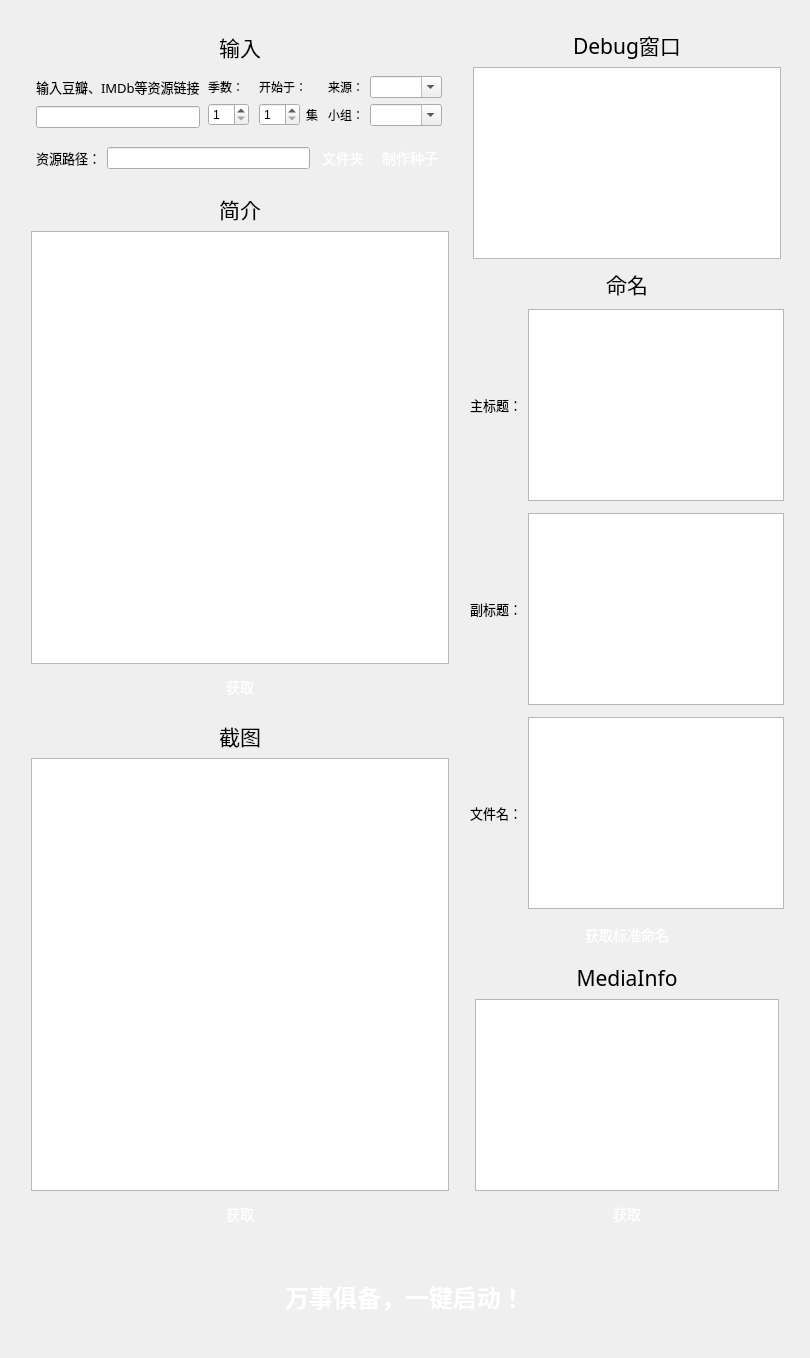
    <widget class="QWidget" name="tab_2">
     <attribute name="title">
      <string>剧集</string>
     </attribute>
     <layout class="QVBoxLayout" name="verticalLayout_41">
      <item>
       <layout class="QVBoxLayout" name="verticalLayout_31">
        <property name="leftMargin">
         <number>5</number>
        </property>
        <property name="topMargin">
         <number>5</number>
        </property>
        <property name="rightMargin">
         <number>5</number>
        </property>
        <property name="bottomMargin">
         <number>5</number>
        </property>
        <item>
         <layout class="QHBoxLayout" name="horizontalLayout_30">
          <property name="leftMargin">
           <number>5</number>
          </property>
          <property name="topMargin">
           <number>5</number>
          </property>
          <property name="rightMargin">
           <number>5</number>
          </property>
          <property name="bottomMargin">
           <number>5</number>
          </property>
          <item>
           <layout class="QVBoxLayout" name="verticalLayout_32">
            <property name="leftMargin">
             <number>5</number>
            </property>
            <property name="topMargin">
             <number>5</number>
            </property>
            <property name="rightMargin">
             <number>5</number>
            </property>
            <property name="bottomMargin">
             <number>5</number>
            </property>
            <item>
             <layout class="QVBoxLayout" name="verticalLayout_33" stretch="0,0,0">
              <property name="leftMargin">
               <number>5</number>
              </property>
              <property name="topMargin">
               <number>5</number>
              </property>
              <property name="rightMargin">
               <number>5</number>
              </property>
              <property name="bottomMargin">
               <number>5</number>
              </property>
              <item>
               <widget class="QLabel" name="label_45">
                <property name="font">
                 <font>
                  <family>微软雅黑</family>
                  <pointsize>16</pointsize>
                 </font>
                </property>
                <property name="text">
                 <string>输入</string>
                </property>
                <property name="alignment">
                 <set>Qt::AlignCenter</set>
                </property>
               </widget>
              </item>
              <item>
               <layout class="QHBoxLayout" name="horizontalLayout_31">
                <property name="leftMargin">
                 <number>5</number>
                </property>
                <property name="topMargin">
                 <number>5</number>
                </property>
                <property name="rightMargin">
                 <number>5</number>
                </property>
                <property name="bottomMargin">
                 <number>5</number>
                </property>
                <item>
                 <layout class="QVBoxLayout" name="verticalLayout_24">
                  <item>
                   <layout class="QVBoxLayout" name="verticalLayout_11">
                    <item>
                     <layout class="QVBoxLayout" name="verticalLayout_34">
                      <property name="leftMargin">
                       <number>0</number>
                      </property>
                      <property name="topMargin">
                       <number>0</number>
                      </property>
                      <property name="rightMargin">
                       <number>0</number>
                      </property>
                      <property name="bottomMargin">
                       <number>0</number>
                      </property>
                      <item>
                       <widget class="QLabel" name="label_46">
                        <property name="font">
                         <font>
                          <family>微软雅黑</family>
                          <pointsize>10</pointsize>
                         </font>
                        </property>
                        <property name="text">
                         <string>输入豆瓣、IMDb等资源链接</string>
                        </property>
                       </widget>
                      </item>
                     </layout>
                    </item>
                    <item>
                     <widget class="QLineEdit" name="ptGenUrlTV">
                      <property name="text">
                       <string/>
                      </property>
                      <property name="clearButtonEnabled">
                       <bool>true</bool>
                      </property>
                     </widget>
                    </item>
                   </layout>
                  </item>
                 </layout>
                </item>
                <item>
                 <layout class="QVBoxLayout" name="verticalLayout_42">
                  <property name="leftMargin">
                   <number>2</number>
                  </property>
                  <property name="topMargin">
                   <number>2</number>
                  </property>
                  <property name="rightMargin">
                   <number>2</number>
                  </property>
                  <property name="bottomMargin">
                   <number>2</number>
                  </property>
                  <item>
                   <layout class="QHBoxLayout" name="horizontalLayout_39">
                    <item>
                     <widget class="QLabel" name="label_58">
                      <property name="font">
                       <font>
                        <family>微软雅黑</family>
                        <pointsize>9</pointsize>
                       </font>
                      </property>
                      <property name="text">
                       <string>季数：</string>
                      </property>
                     </widget>
                    </item>
                   </layout>
                  </item>
                  <item>
                   <layout class="QHBoxLayout" name="horizontalLayout_40">
                    <item>
                     <widget class="QSpinBox" name="seasonBoxTV">
                      <property name="minimum">
                       <number>1</number>
                      </property>
                     </widget>
                    </item>
                   </layout>
                  </item>
                 </layout>
                </item>
                <item>
                 <layout class="QVBoxLayout" name="verticalLayout_44">
                  <property name="leftMargin">
                   <number>2</number>
                  </property>
                  <property name="topMargin">
                   <number>2</number>
                  </property>
                  <property name="rightMargin">
                   <number>2</number>
                  </property>
                  <property name="bottomMargin">
                   <number>2</number>
                  </property>
                  <item>
                   <layout class="QHBoxLayout" name="horizontalLayout_43">
                    <item>
                     <widget class="QLabel" name="label_60">
                      <property name="font">
                       <font>
                        <family>微软雅黑</family>
                        <pointsize>9</pointsize>
                       </font>
                      </property>
                      <property name="text">
                       <string>开始于：</string>
                      </property>
                     </widget>
                    </item>
                   </layout>
                  </item>
                  <item>
                   <layout class="QHBoxLayout" name="horizontalLayout_44">
                    <item>
                     <widget class="QSpinBox" name="episodeStartBoxTV">
                      <property name="minimum">
                       <number>1</number>
                      </property>
                     </widget>
                    </item>
                    <item>
                     <widget class="QLabel" name="label_61">
                      <property name="font">
                       <font>
                        <family>微软雅黑</family>
                        <pointsize>9</pointsize>
                       </font>
                      </property>
                      <property name="text">
                       <string>集</string>
                      </property>
                     </widget>
                    </item>
                   </layout>
                  </item>
                 </layout>
                </item>
                <item>
                 <layout class="QVBoxLayout" name="verticalLayout_35">
                  <property name="leftMargin">
                   <number>2</number>
                  </property>
                  <property name="topMargin">
                   <number>2</number>
                  </property>
                  <property name="rightMargin">
                   <number>2</number>
                  </property>
                  <property name="bottomMargin">
                   <number>2</number>
                  </property>
                  <item>
                   <layout class="QHBoxLayout" name="horizontalLayout_32">
                    <item>
                     <widget class="QLabel" name="label_47">
                      <property name="font">
                       <font>
                        <family>微软雅黑</family>
                        <pointsize>9</pointsize>
                       </font>
                      </property>
                      <property name="text">
                       <string>来源：</string>
                      </property>
                     </widget>
                    </item>
                    <item>
                     <widget class="QComboBox" name="sourceTV">
                      <property name="editable">
                       <bool>true</bool>
                      </property>
                     </widget>
                    </item>
                   </layout>
                  </item>
                  <item>
                   <layout class="QHBoxLayout" name="horizontalLayout_33">
                    <item>
                     <widget class="QLabel" name="label_48">
                      <property name="font">
                       <font>
                        <family>微软雅黑</family>
                        <pointsize>9</pointsize>
                       </font>
                      </property>
                      <property name="text">
                       <string>小组：</string>
                      </property>
                     </widget>
                    </item>
                    <item>
                     <widget class="QComboBox" name="teamTV">
                      <property name="editable">
                       <bool>true</bool>
                      </property>
                     </widget>
                    </item>
                   </layout>
                  </item>
                 </layout>
                </item>
               </layout>
              </item>
              <item>
               <layout class="QHBoxLayout" name="horizontalLayout_34">
                <property name="leftMargin">
                 <number>5</number>
                </property>
                <property name="topMargin">
                 <number>5</number>
                </property>
                <property name="rightMargin">
                 <number>5</number>
                </property>
                <property name="bottomMargin">
                 <number>5</number>
                </property>
                <item>
                 <widget class="QLabel" name="label_49">
                  <property name="font">
                   <font>
                    <family>微软雅黑</family>
                    <pointsize>10</pointsize>
                   </font>
                  </property>
                  <property name="text">
                   <string>资源路径：</string>
                  </property>
                 </widget>
                </item>
                <item>
                 <widget class="QLineEdit" name="videoPathTV">
                  <property name="text">
                   <string/>
                  </property>
                  <property name="dragEnabled">
                   <bool>true</bool>
                  </property>
                  <property name="clearButtonEnabled">
                   <bool>true</bool>
                  </property>
                 </widget>
                </item>
                <item>
                 <widget class="QPushButton" name="selectVideoFolderButtonTV">
                  <property name="styleSheet">
                   <string notr="true">QPushButton {
    display: inline-block;
    padding: 3px 6px;
    font-size: 14px;
    cursor: pointer;
    text-align: center;
    text-decoration: none;
    outline: none;
    color:#fff;
background-color: 
				qlineargradient(x1:0, y1:0, x2:0, y2:1,
                                      stop:0 #16bf9d,
                                      stop:1 #10a266);
    border: none;
    border-radius: 8px;
    box-shadow: 0 9px #999;
}

QPushButton:hover {
background-color: 
				qlineargradient(x1:0, y1:0, x2:0, y2:1,
                                      stop:0 #11b998,
                                      stop:1 #08965e);
}

QPushButton:pressed {
    background-color: 
				qlineargradient(x1:0, y1:0, x2:0, y2:1,
                                      stop:0 #0e9278,
                                      stop:1 #0e925c);
}
</string>
                  </property>
                  <property name="text">
                   <string>文件夹</string>
                  </property>
                 </widget>
                </item>
                <item>
                 <widget class="QPushButton" name="makeTorrentButtonTV">
                  <property name="styleSheet">
                   <string notr="true">QPushButton {
    display: inline-block;
    padding: 3px 6px;
    font-size: 14px;
    cursor: pointer;
    text-align: center;
    text-decoration: none;
    outline: none;
    color:#fff;
background-color: 
				qlineargradient(x1:0, y1:0, x2:0, y2:1,
                                      stop:0 #16bf9d,
                                      stop:1 #10a266);
    border: none;
    border-radius: 8px;
    box-shadow: 0 9px #999;
}

QPushButton:hover {
background-color: 
				qlineargradient(x1:0, y1:0, x2:0, y2:1,
                                      stop:0 #11b998,
                                      stop:1 #08965e);
}

QPushButton:pressed {
    background-color: 
				qlineargradient(x1:0, y1:0, x2:0, y2:1,
                                      stop:0 #0e9278,
                                      stop:1 #0e925c);
}
</string>
                  </property>
                  <property name="text">
                   <string>制作种子</string>
                  </property>
                 </widget>
                </item>
               </layout>
              </item>
             </layout>
            </item>
            <item>
             <layout class="QVBoxLayout" name="verticalLayout_36">
              <property name="leftMargin">
               <number>5</number>
              </property>
              <property name="topMargin">
               <number>5</number>
              </property>
              <property name="rightMargin">
               <number>5</number>
              </property>
              <property name="bottomMargin">
               <number>5</number>
              </property>
              <item>
               <widget class="QLabel" name="label_50">
                <property name="font">
                 <font>
                  <family>微软雅黑</family>
                  <pointsize>16</pointsize>
                 </font>
                </property>
                <property name="text">
                 <string>简介</string>
                </property>
                <property name="alignment">
                 <set>Qt::AlignCenter</set>
                </property>
               </widget>
              </item>
              <item>
               <widget class="QTextEdit" name="ptGenBrowserTV"/>
              </item>
              <item>
               <widget class="QPushButton" name="getPtGenButtonTV">
                <property name="styleSheet">
                 <string notr="true">QPushButton {
    display: inline-block;
    padding: 6px 6px;
    font-size: 14px;
    cursor: pointer;
    text-align: center;
    text-decoration: none;
    outline: none;
    color:#fff;
background-color: 
				qlineargradient(x1:0, y1:0, x2:0, y2:1,
                                      stop:0 #16bf9d,
                                      stop:1 #10a266);
    border: none;
    border-radius: 8px;
    box-shadow: 0 9px #999;
}

QPushButton:hover {
background-color: 
				qlineargradient(x1:0, y1:0, x2:0, y2:1,
                                      stop:0 #11b998,
                                      stop:1 #08965e);
}

QPushButton:pressed {
    background-color: 
				qlineargradient(x1:0, y1:0, x2:0, y2:1,
                                      stop:0 #0e9278,
                                      stop:1 #0e925c);
}
</string>
                </property>
                <property name="text">
                 <string>获取</string>
                </property>
               </widget>
              </item>
             </layout>
            </item>
            <item>
             <layout class="QVBoxLayout" name="verticalLayout_37">
              <property name="leftMargin">
               <number>5</number>
              </property>
              <property name="topMargin">
               <number>5</number>
              </property>
              <property name="rightMargin">
               <number>5</number>
              </property>
              <property name="bottomMargin">
               <number>5</number>
              </property>
              <item>
               <widget class="QLabel" name="label_51">
                <property name="font">
                 <font>
                  <family>微软雅黑</family>
                  <pointsize>16</pointsize>
                 </font>
                </property>
                <property name="text">
                 <string>截图</string>
                </property>
                <property name="alignment">
                 <set>Qt::AlignCenter</set>
                </property>
               </widget>
              </item>
              <item>
               <widget class="QTextEdit" name="pictureUrlBrowserTV"/>
              </item>
              <item>
               <widget class="QPushButton" name="getPictureButtonTV">
                <property name="styleSheet">
                 <string notr="true">QPushButton {
    display: inline-block;
    padding: 6px 6px;
    font-size: 14px;
    cursor: pointer;
    text-align: center;
    text-decoration: none;
    outline: none;
    color:#fff;
background-color: 
				qlineargradient(x1:0, y1:0, x2:0, y2:1,
                                      stop:0 #16bf9d,
                                      stop:1 #10a266);
    border: none;
    border-radius: 8px;
    box-shadow: 0 9px #999;
}

QPushButton:hover {
background-color: 
				qlineargradient(x1:0, y1:0, x2:0, y2:1,
                                      stop:0 #11b998,
                                      stop:1 #08965e);
}

QPushButton:pressed {
    background-color: 
				qlineargradient(x1:0, y1:0, x2:0, y2:1,
                                      stop:0 #0e9278,
                                      stop:1 #0e925c);
}
</string>
                </property>
                <property name="text">
                 <string>获取</string>
                </property>
               </widget>
              </item>
             </layout>
            </item>
           </layout>
          </item>
          <item>
           <layout class="QVBoxLayout" name="verticalLayout_38">
            <property name="leftMargin">
             <number>5</number>
            </property>
            <property name="topMargin">
             <number>5</number>
            </property>
            <property name="rightMargin">
             <number>5</number>
            </property>
            <property name="bottomMargin">
             <number>5</number>
            </property>
            <item>
             <layout class="QVBoxLayout" name="verticalLayout_39">
              <property name="leftMargin">
               <number>3</number>
              </property>
              <property name="topMargin">
               <number>3</number>
              </property>
              <property name="rightMargin">
               <number>3</number>
              </property>
              <property name="bottomMargin">
               <number>3</number>
              </property>
              <item>
               <widget class="QLabel" name="label_52">
                <property name="font">
                 <font>
                  <family>微软雅黑</family>
                  <pointsize>16</pointsize>
                 </font>
                </property>
                <property name="text">
                 <string>Debug窗口</string>
                </property>
                <property name="alignment">
                 <set>Qt::AlignCenter</set>
                </property>
               </widget>
              </item>
              <item>
               <widget class="QTextBrowser" name="debugBrowserTV"/>
              </item>
             </layout>
            </item>
            <item>
             <widget class="QLabel" name="label_53">
              <property name="font">
               <font>
                <family>微软雅黑</family>
                <pointsize>16</pointsize>
               </font>
              </property>
              <property name="text">
               <string>命名</string>
              </property>
              <property name="alignment">
               <set>Qt::AlignCenter</set>
              </property>
             </widget>
            </item>
            <item>
             <layout class="QHBoxLayout" name="horizontalLayout_35">
              <property name="leftMargin">
               <number>0</number>
              </property>
              <property name="topMargin">
               <number>3</number>
              </property>
              <property name="rightMargin">
               <number>0</number>
              </property>
              <property name="bottomMargin">
               <number>3</number>
              </property>
              <item>
               <widget class="QLabel" name="label_54">
                <property name="font">
                 <font>
                  <family>微软雅黑</family>
                  <pointsize>10</pointsize>
                 </font>
                </property>
                <property name="text">
                 <string>主标题：</string>
                </property>
               </widget>
              </item>
              <item>
               <widget class="QTextEdit" name="mainTitleBrowserTV"/>
              </item>
             </layout>
            </item>
            <item>
             <layout class="QHBoxLayout" name="horizontalLayout_36">
              <property name="leftMargin">
               <number>0</number>
              </property>
              <property name="topMargin">
               <number>3</number>
              </property>
              <property name="rightMargin">
               <number>0</number>
              </property>
              <property name="bottomMargin">
               <number>3</number>
              </property>
              <item>
               <widget class="QLabel" name="label_55">
                <property name="font">
                 <font>
                  <family>微软雅黑</family>
                  <pointsize>10</pointsize>
                 </font>
                </property>
                <property name="text">
                 <string>副标题：</string>
                </property>
               </widget>
              </item>
              <item>
               <widget class="QTextEdit" name="secondTitleBrowserTV"/>
              </item>
             </layout>
            </item>
            <item>
             <layout class="QHBoxLayout" name="horizontalLayout_37">
              <property name="leftMargin">
               <number>0</number>
              </property>
              <property name="topMargin">
               <number>3</number>
              </property>
              <property name="rightMargin">
               <number>0</number>
              </property>
              <property name="bottomMargin">
               <number>3</number>
              </property>
              <item>
               <widget class="QLabel" name="label_56">
                <property name="font">
                 <font>
                  <family>微软雅黑</family>
                  <pointsize>10</pointsize>
                 </font>
                </property>
                <property name="text">
                 <string>文件名：</string>
                </property>
               </widget>
              </item>
              <item>
               <widget class="QTextEdit" name="fileNameBrowserTV"/>
              </item>
             </layout>
            </item>
            <item>
             <widget class="QPushButton" name="getNameButtonTV">
              <property name="styleSheet">
               <string notr="true">QPushButton {
    display: inline-block;
    padding: 6px 6px;
    font-size: 14px;
    cursor: pointer;
    text-align: center;
    text-decoration: none;
    outline: none;
    color:#fff;
background-color: 
				qlineargradient(x1:0, y1:0, x2:0, y2:1,
                                      stop:0 #16bf9d,
                                      stop:1 #10a266);
    border: none;
    border-radius: 8px;
    box-shadow: 0 9px #999;
}

QPushButton:hover {
background-color: 
				qlineargradient(x1:0, y1:0, x2:0, y2:1,
                                      stop:0 #11b998,
                                      stop:1 #08965e);
}

QPushButton:pressed {
    background-color: 
				qlineargradient(x1:0, y1:0, x2:0, y2:1,
                                      stop:0 #0e9278,
                                      stop:1 #0e925c);
}
</string>
              </property>
              <property name="text">
               <string>获取标准命名</string>
              </property>
             </widget>
            </item>
            <item>
             <layout class="QVBoxLayout" name="verticalLayout_40">
              <property name="leftMargin">
               <number>5</number>
              </property>
              <property name="topMargin">
               <number>5</number>
              </property>
              <property name="rightMargin">
               <number>5</number>
              </property>
              <property name="bottomMargin">
               <number>5</number>
              </property>
              <item>
               <widget class="QLabel" name="label_57">
                <property name="font">
                 <font>
                  <family>微软雅黑</family>
                  <pointsize>16</pointsize>
                 </font>
                </property>
                <property name="text">
                 <string>MediaInfo</string>
                </property>
                <property name="alignment">
                 <set>Qt::AlignCenter</set>
                </property>
               </widget>
              </item>
              <item>
               <widget class="QTextBrowser" name="mediainfoBrowserTV"/>
              </item>
              <item>
               <widget class="QPushButton" name="getMediaInfoButtonTV">
                <property name="styleSheet">
                 <string notr="true">QPushButton {
    display: inline-block;
    padding: 6px 6px;
    font-size: 14px;
    cursor: pointer;
    text-align: center;
    text-decoration: none;
    outline: none;
    color:#fff;
background-color: 
				qlineargradient(x1:0, y1:0, x2:0, y2:1,
                                      stop:0 #16bf9d,
                                      stop:1 #10a266);
    border: none;
    border-radius: 8px;
    box-shadow: 0 9px #999;
}

QPushButton:hover {
background-color: 
				qlineargradient(x1:0, y1:0, x2:0, y2:1,
                                      stop:0 #11b998,
                                      stop:1 #08965e);
}

QPushButton:pressed {
    background-color: 
				qlineargradient(x1:0, y1:0, x2:0, y2:1,
                                      stop:0 #0e9278,
                                      stop:1 #0e925c);
}
</string>
                </property>
                <property name="text">
                 <string>获取</string>
                </property>
               </widget>
              </item>
             </layout>
            </item>
           </layout>
          </item>
         </layout>
        </item>
        <item>
         <layout class="QHBoxLayout" name="horizontalLayout_38">
          <property name="leftMargin">
           <number>50</number>
          </property>
          <property name="topMargin">
           <number>5</number>
          </property>
          <property name="rightMargin">
           <number>50</number>
          </property>
          <property name="bottomMargin">
           <number>5</number>
          </property>
          <item>
           <widget class="QPushButton" name="startButtonTV">
            <property name="minimumSize">
             <size>
              <width>0</width>
              <height>80</height>
             </size>
            </property>
            <property name="font">
             <font>
              <family>微软雅黑</family>
              <pointsize>-1</pointsize>
              <bold>true</bold>
              <underline>false</underline>
              <strikeout>false</strikeout>
             </font>
            </property>
            <property name="styleSheet">
             <string notr="true">QPushButton {
    display: inline-block;
    padding: 15px 25px;
    font-size: 24px;
    cursor: pointer;
    text-align: center;
    text-decoration: none;
    outline: none;
    color:#fff;
background-color: 
				qlineargradient(x1:0, y1:0, x2:0, y2:1,
                                      stop:0 #16bf9d,
                                      stop:1 #10a266);
    border: none;
    border-radius: 20px;
    box-shadow: 0 9px #999;
}

QPushButton:hover {
background-color: 
				qlineargradient(x1:0, y1:0, x2:0, y2:1,
                                      stop:0 #11b998,
                                      stop:1 #08965e);
}

QPushButton:pressed {
    background-color: 
				qlineargradient(x1:0, y1:0, x2:0, y2:1,
                                      stop:0 #0e9278,
                                      stop:1 #0e925c);
}
</string>
            </property>
            <property name="text">
             <string>万事俱备，一键启动！</string>
            </property>
           </widget>
          </item>
         </layout>
        </item>
       </layout>
      </item>
     </layout>
    </widget>
